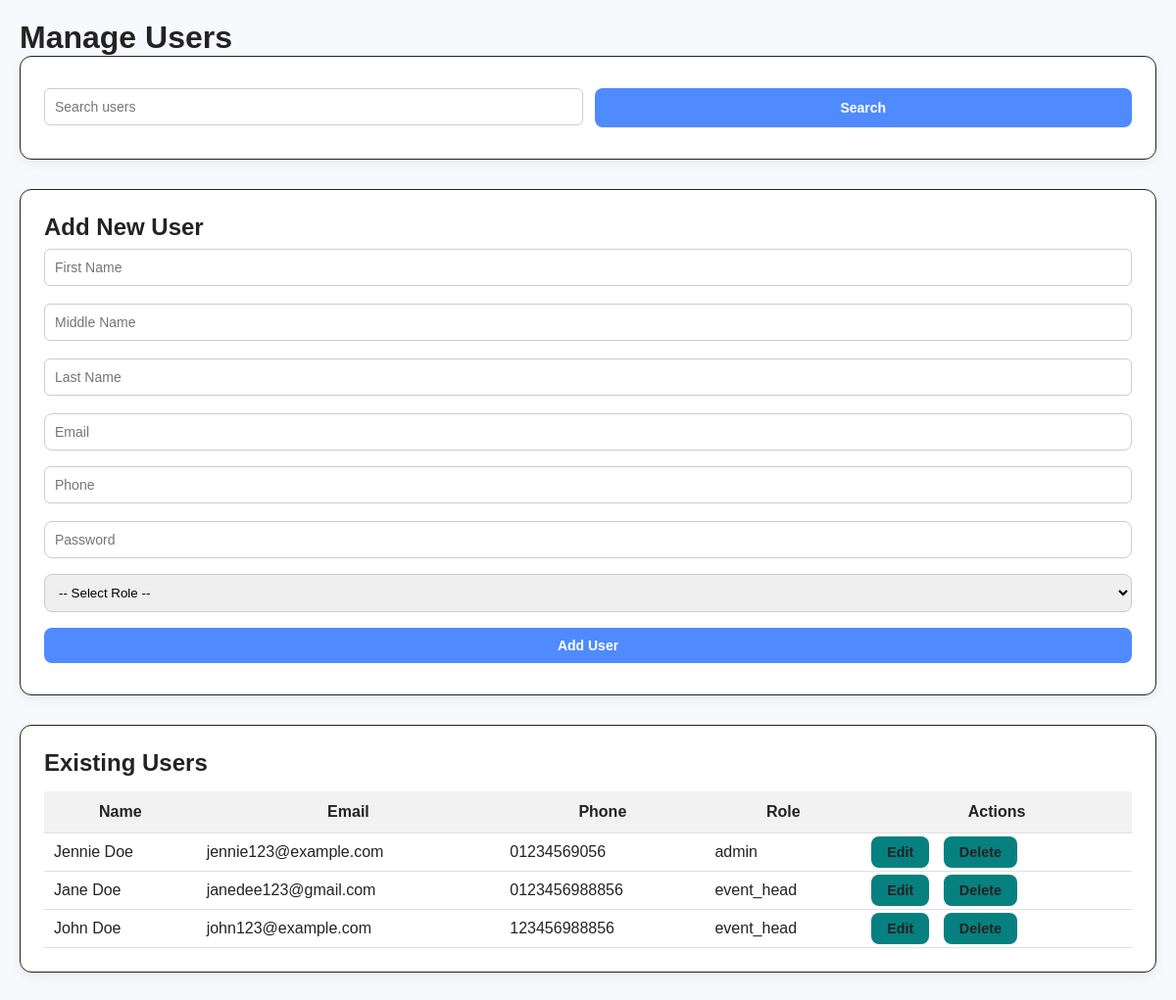
The page /eventsys/codes/php/manage_users.php (signed in) on the database its author committed.
### tables this page shows
CREATE TABLE `user` (
  `user_id` int(11) NOT NULL,
  `first_name` varchar(255) NOT NULL,
  `middle_name` varchar(50) NOT NULL,
  `last_name` varchar(50) NOT NULL,
  `email` varchar(255) NOT NULL,
  `phone` varchar(20) DEFAULT NULL,
  `password` varchar(255) NOT NULL,
  `created_at` datetime DEFAULT current_timestamp(),
  `role` varchar(20) DEFAULT 'attendee'
);

### eventsys/codes/php/manage_users.php (the view, shortened to what this page needs)
<?php
include('../includes/db.php');
$search_term = $_GET['search'] ?? '';
$stmt = $conn->prepare("SELECT * FROM user WHERE CONCAT(first_name, ' ', last_name, email, phone) LIKE ?");
$search_param = "%$search_term%";
$stmt->bind_param("s", $search_param);
$stmt->execute();
$users = $stmt->get_result();
$edit_user = null;
?>
<!DOCTYPE html>
<html>
<head>
    <link rel="stylesheet" href="../css/style.css">
</head>
<body>
    <h1>Manage Users</h1>
    <div class="card">
        <form method="GET" class="search-box">
            <input type="text" name="search" placeholder="Search users" value="<?= htmlspecialchars($search_term) ?>">
            <button type="submit">Search</button>
        </form>
    </div>
    <div class="card">
        <h2><?= $edit_user ? 'Edit User' : 'Add New User' ?></h2>
        <form method="POST">
            <input type="text" name="first_name" placeholder="First Name" value="<?= $edit_user['first_name'] ?? '' ?>" required>
            <input type="text" name="middle_name" placeholder="Middle Name" value="<?= $edit_user['middle_name'] ?? '' ?>">
            <input type="text" name="last_name" placeholder="Last Name" value="<?= $edit_user['last_name'] ?? '' ?>" required>
            <input type="email" name="email" placeholder="Email" value="<?= $edit_user['email'] ?? '' ?>" required>
            <input type="text" name="phone" placeholder="Phone" value="<?= $edit_user['phone'] ?? '' ?>" required>
            <?php if (!$edit_user): ?>
                <input type="password" name="password" placeholder="Password" required>
            <?php endif; ?>
            <select name="role" required>
                <option value="">-- Select Role --</option>
            </select>
            <button type="submit" name="<?= $edit_user ? 'update_user' : 'add_user' ?>">
                <?= $edit_user ? 'Update User' : 'Add User' ?>
            </button>
        </form>
    </div>
    <div class="card">
        <h2>Existing Users</h2>
        <table>
            <thead>
                <tr>
                    <th>Name</th>
                    <th>Email</th>
                    <th>Phone</th>
                    <th>Role</th>
                    <th>Actions</th>
                </tr>
            </thead>
            <tbody>
                <?php while ($row = $users->fetch_assoc()): ?>
                    <tr>
                        <td><?= htmlspecialchars($row['first_name'] . ' ' . $row['last_name']) ?></td>
                        <td><?= htmlspecialchars($row['email']) ?></td>
                        <td><?= htmlspecialchars($row['phone']) ?></td>
                        <td><?= htmlspecialchars($row['role']) ?></td>
                        <td>
                            <a class="btn-edit" href="manage_users.php?edit=<?= $row['user_id'] ?>">Edit</a>
                            <a class="btn-delete" href="manage_users.php?delete=<?= $row['user_id'] ?>" onclick="return confirm('Delete this user?')">Delete</a>
                        </td>
                    </tr>
                <?php endwhile; ?>
            </tbody>
        </table>
    </div>
</body>
</html>

### eventsys/codes/css/style.css (style rules this page uses)
:root { --color-bg: #f8f5f2; --color-headline: #232323; --color-paragraph: #222525; --color-button: #078080; --color-button-text: #232323; --color-stroke: #232323; --color-main: #ffffff; --color-highlight: #078080; --color-secondary: #f45d48; --color-tertiary: #f8f5f2; }
.card { background: var(--color-tertiary); transition: background 0.3s ease; }
.sidebar, .banner, input, select, textarea, button { transition: background 0.3s ease, color 0.3s ease; }
* { margin: 0; padding: 0; box-sizing: border-box; }
body { margin: 0; background: var(--color-bg); color: var(--color-paragraph); font-family: 'Poppins', sans-serif; }
.card { background: #fff; border-radius: 12px; padding: 20px; box-shadow: 0 4px 12px rgba(0, 0, 0, 0.05); transition: transform 0.2s ease; }
.card a { text-decoration: none; color: #fff; padding: 8px 16px; border: 1px solid #e0e0e0; border-radius: 8px; font-size: 0.9rem; }
.card td { padding: 10px; border-bottom: 1px solid #e0e0e0; }
.card, .event-card, .form-container, .card.welcome { background: var(--color-tertiary); color: var(--color-headline); border: 1px solid var(--color-stroke); }
h1, h2, .banner h1 { color: var(--color-headline); }
textarea, select { width: 100%; padding: 10px; margin: 10px 0; border-radius: 6px; border: 1px solid #ccc; }
a { text-decoration: none; color: #0077cc; margin-right: 10px; }
input[type="text"] { padding: 10px; border-radius: 6px; border: 1px solid #ccc; margin-bottom: 10px; width: 100%; }
input, button { width: 100%; padding: 12px; margin: 10px 0; border-radius: 8px; border: 1px solid #ccc; font-size: 14px; }
button { background: var(--color-button); color: var(--color-button-text); border: none; padding: 12px 16px; border-radius: 8px; font-weight: bold; cursor: pointer; }
button, .login-button, .register-button, .card a, .back-link, .attendance-link, .edit-link, .delete-link { background: var(--color-button); color: var(--color-button-text); border: none; font-weight: bold; }

### eventsys/codes/php/manage_users.php (style rules this page uses)
body { font-family: 'Poppins', sans-serif; margin: 20px; background-color: #f8f9fc; }
.card { background: white; padding: 24px; margin-bottom: 30px; border-radius: 12px; box-shadow: 0 4px 12px rgba(0, 0, 0, 0.06); }
input, select, button { padding: 10px; margin: 8px 0; border-radius: 8px; border: 1px solid #ccc; width: 100%; }
button { background-color: #4f8aff; color: white; border: none; cursor: pointer; }
table { width: 100%; border-collapse: collapse; margin-top: 15px; }
th, td { padding: 12px; border-bottom: 1px solid #e0e0e0; }
th { background-color: #f2f2f2; }
.btn-edit { background-color: #ffa600; padding: 6px 12px; color: white; border-radius: 6px; text-decoration: none; font-size: 0.9em; }
.btn-delete { background-color: #ff4f4f; padding: 6px 12px; color: white; border-radius: 6px; text-decoration: none; font-size: 0.9em; }
.search-box { display: flex; gap: 12px; }

### rows shown on the page
user: first_name+last_name "Jennie Doe", email "jennie123@example.com", phone "01234569056", role "admin"
user: first_name+last_name "Jane Doe", email "janedee123@gmail.com", phone "0123456988856", role "event_head"
user: first_name+last_name "John Doe", email "john123@example.com", phone "123456988856", role "event_head"
